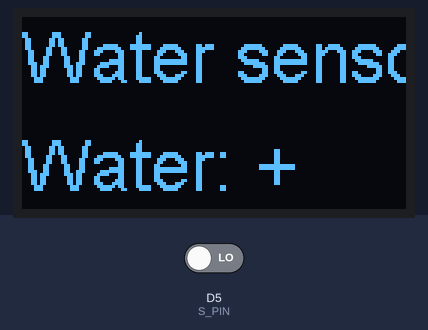
Simulated run of this sketch. Board: ESP8266 (NodeMCU). Parts: 128×64 one-colour display. The test bench sets the inputs (shaded band); at power-on: D5 (S_PIN) LOW.

Above: at 2.8 s.
2.9 s: D5 (S_PIN) driven HIGH
At 3.6 s:
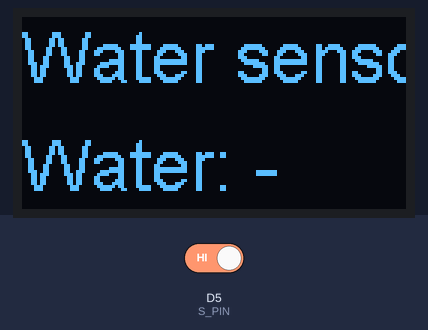
4.5 s: D5 (S_PIN) driven LOW
At 6.2 s:
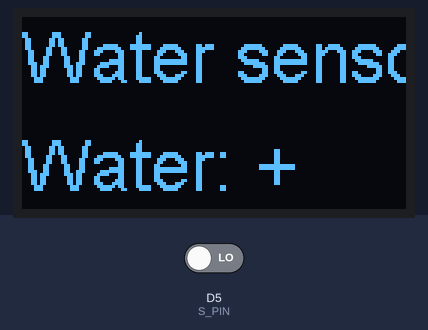
Timing chart, 0 to 7.7 s (numbered marks = the images above; inputs shaded):
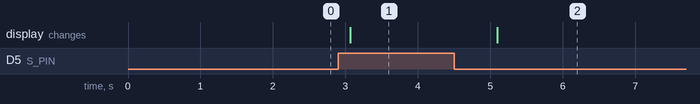

The sketch:

water.ino
```cpp
// Cảm biến nước /
#if defined(ESP8266)
  #define S_PIN D5
// #elif defined(ESP32)
//   #define S_pin 15
  #include <SSD1306.h>
#define SDA_PIN D2
#define SCL_PIN D3
SSD1306 oled(0x3c, SDA_PIN, SCL_PIN);
#endif

// thiết lập để chạy chỉ một lần
void setup() {
  Serial.begin(115200);
  initOled();
}

// vòng lặp để chạy liên tục
void loop() {
  bool water = readS();
  if (water) {
  //Serial.println("Water: +");
  printOled("Water sensor", "Water: -");
  } else {
  //Serial.println("Water: -");
  printOled("Water sensor", "Water: +");
  }
  delay(1000);
  }

// Cảm biến nước /
bool readS() {
  int dValue = digitalRead(S_PIN); // 0: không có nước; 1: có nước
  if (dValue) return 1;
  else return 0;
}

void initOled(){
  oled.init();
  oled.flipScreenVertically();
}

void printOled(String line1, String line2) {
  oled.clear();
  oled.setTextAlignment(TEXT_ALIGN_LEFT);
  oled.setFont(ArialMT_Plain_24);
  oled.drawString(0,0,line1);
  oled.drawString(0,36,line2);
  oled.display();
}
```

Measured:
- after the input at 2.9 s, the display: changes after 0.17 s (image 1)
- after the input at 4.5 s, the display: changes after 0.60 s (image 2)
